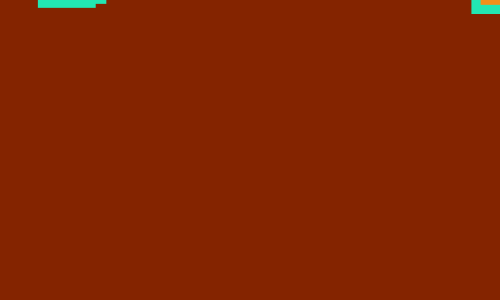
Frame 1 (no input)
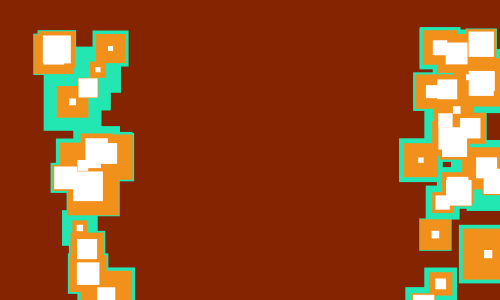
Frame 60 (the mouse pressed at the canvas centre just before this capture)
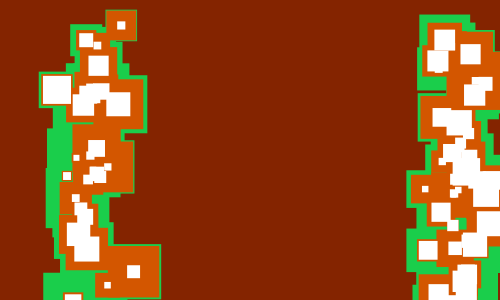
Frame 120 (the mouse held since frame 60 and released just before this capture)

The Processing sketch that drew these frames (run headless with seeded random() and noise(); from frame 60 on, the mouse is pressed at the canvas centre):

// Processing sketch: processing_76556
// ── processing_76556.pde

//Treavor Philyaw
//Ista 301
//Assignment #3

//Variables
Circles[] circArr;
Squares[] squaArr;
color bgCol, bgCol2;
char soc;

void setup() {
  //Setups up the window size, bg color, etc.
  size(500, 300);
  background(132,36,0);
  smooth();
  noStroke();
  
  //Defines the array that holds the different circles
  int aSize = int(random(100));
  circArr = new Circles[aSize];
  for (int x = 0; x< circArr.length; x++) {
    circArr[x] = new Circles();
  }
  
  //Defines the array that holds the different squares
  int bSize = int(random(100));
  squaArr = new Squares[bSize];
  for (int x = 0; x< squaArr.length; x++) {
    squaArr[x] = new Squares();
  }
  
  soc = 's';
  if (random(2) > 1){
    soc = 'c';
  }
  
  //Randomly selects colors for the Outer most 2 aka outer and nucleus.
  bgCol = color(random(255), random(255), random(255));
  bgCol2 = color(random(255), random(255), random(255));
}

//Draws the circles/squares
void draw() {
  //Makes sure circle/square remains don't stick around
  background(132,36,0);
  
  if (soc == 'c'){
    for (int x = 0; x< circArr.length; x++) {
      //Each circle only need be updated once per draw
      circArr[x].updateMe();
      circArr[x].drawMe1();
    }
    for (int x = 0; x< circArr.length; x++) {
      circArr[x].drawMe2();
    }
    for (int x = 0; x< circArr.length; x++) {
      circArr[x].drawMe3();
    }
  }else{
    for (int x = 0; x< squaArr.length; x++) {
      //Each square only need be updated once per draw
      squaArr[x].updateMe();
      squaArr[x].drawMe1();
    }
    for (int x = 0; x< squaArr.length; x++) {
      squaArr[x].drawMe2();
    }
    for (int x = 0; x< squaArr.length; x++) {
      squaArr[x].drawMe3();
    }
  }
}

//Restarting the program completely restarts it, different colors, square or cirlce, etc.
void restart(){
  setup();
}

//Clicking the mouse restarts the program
void mousePressed(){
  restart();
}

class Circles {
  float x, y;
  float xspeed, startx;
  float innerW, nucleusW, outerW;
  float ynoise;
  char updown;
  
  //When a circle is made it is given a start positon, dimensions of circles,
  //speed.
  Circles() {
    float factor = random(50);
    updown = 'd';
    startx = factor;
    //Determines if it starts on top or bottom side of screen
    if (random(2) > 1) { 
      startx = height-startx; 
    }
    //Determines if circle goes left or right on the screen.
    if (random(2) > 1) { 
      updown = 'u'; 
    }
    
    //Movements
    x = height + 50;
    xspeed = 1 + random(3);
    ynoise = random(10);
    
    //Sizes
    innerW = 5+ random((150-factor)/6);
    outerW = 30+ random((150-factor)/4);
    nucleusW = innerW + random(outerW - innerW);
  }
  
  void updateMe() {
    if(updown == 'u'){
      x -= xspeed;
    } else{
      x += xspeed;
    }
    //Noise is a smoother function than random, giving more sequential numbers causing the moving back and forth
    //motion of the circles to be more fluid.
    ynoise += 0.005;
    if (startx < height/2) {
     y = startx + (noise(ynoise) * 100);
    } else {
     y = startx - (noise(ynoise) * 100);
    }
    
    //resets position if off screen
    if(updown == 'u'){
      if (x < -50) { 
        x = width + 50; 
      }
    } else{
      if (x > (width + 50)) { 
        x = -50; 
      }
    }
  }
    
  void drawMe1() {
    fill(bgCol);
    ellipse(x, y, outerW, outerW);
  }
  
  void drawMe2() {
    fill(bgCol2);
    ellipse(x, y, nucleusW, nucleusW);
  }
  
  void drawMe3() {
    fill(255);
    ellipse(x, y, innerW, innerW);
  }
}

class Squares {
  float x, y;
  float yspeed, startx;
  float innerW, nucleusW, outerW;
  float xnoise;
  char updown;
  
  //When a square is made it is given a start positon, dimensions of square,
  //speed.
  Squares() {
    float factor = random(50);
    updown = 'd';
    startx = factor;
    //Determines if it starts on left or right side of screen
    if (random(2) > 1) { 
      startx = width-startx; 
    }
    //Determines if square goes up or down the screen.
    if (random(2) > 1) { 
      updown = 'u'; 
    }
    
    //Movements
    y = height + 50;
    yspeed = 1 + random(3);
    xnoise = random(10);
    
    //Sizes
    innerW = 5+ random((150-factor)/6);
    outerW = 30+ random((150-factor)/4);
    nucleusW = innerW + random(outerW - innerW);
  }
  
  void updateMe() {
    if(updown == 'u'){
      y -= yspeed;
    } else{
      y += yspeed;
    }
    //Noise is a smoother function than random, giving more sequential numbers causing the moving back and forth
    //motion of the squares to be more fluid.
    xnoise += 0.005;
    if (startx < width/2) {
     x = startx + (noise(xnoise) * 100);
    } else {
     x = startx - (noise(xnoise) * 100);
    }
    
    //resets position if off screen
    if(updown == 'u'){
      if (y < -50) { 
        y = height + 50; 
      }
    } else{
      if (y > (height + 50)) { 
        y = -50; 
      }
    }
  }
    
  void drawMe1() {
    fill(bgCol);
    rect(x, y, outerW, outerW);
  }
  
  //x or y + (The different of the widths of the biggest square and the square we are trying to center over 2)
  //will center that square. Biggest = 100 Center = 20 x = 0 y = 0,  100-20 = 80 / 2 = 40. Creating a 20x20
  //square at 40,40 will put a centered square inside one that is 100x100 at 0,0.
  void drawMe2() {
    fill(bgCol2);
    rect(x + ((outerW-nucleusW)/2), y + ((outerW-nucleusW)/2), nucleusW, nucleusW);
  }
  
  void drawMe3() {
    fill(255);
    rect(x + ((outerW-innerW)/2), y + ((outerW-innerW)/2), innerW, innerW);
  }
}
